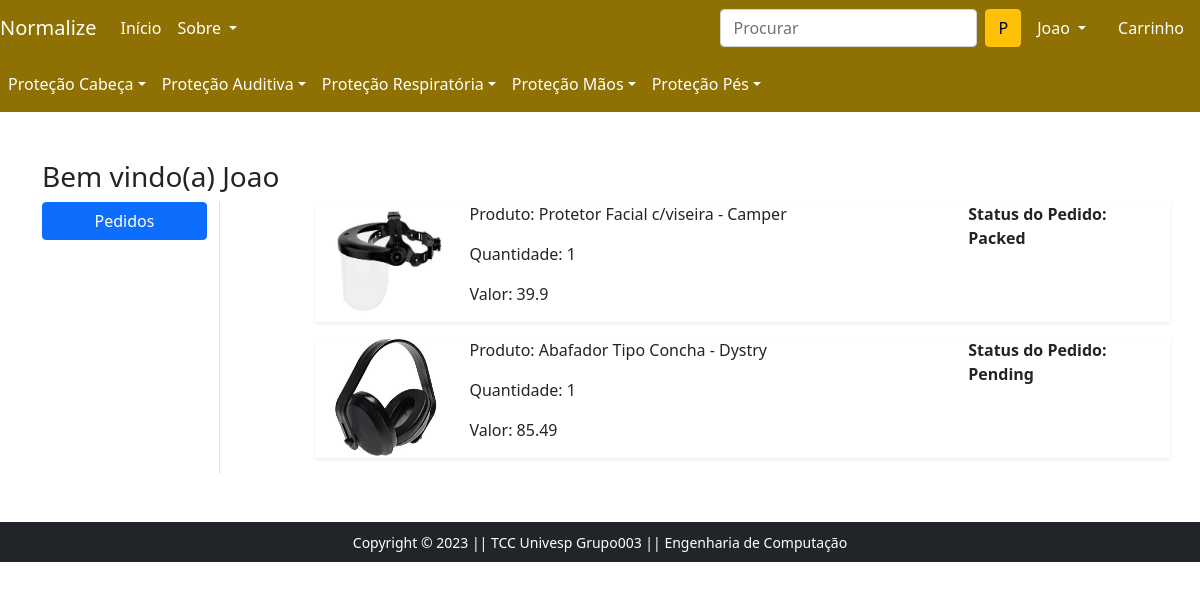
Before: /orders/ (signed in) with the older database file.
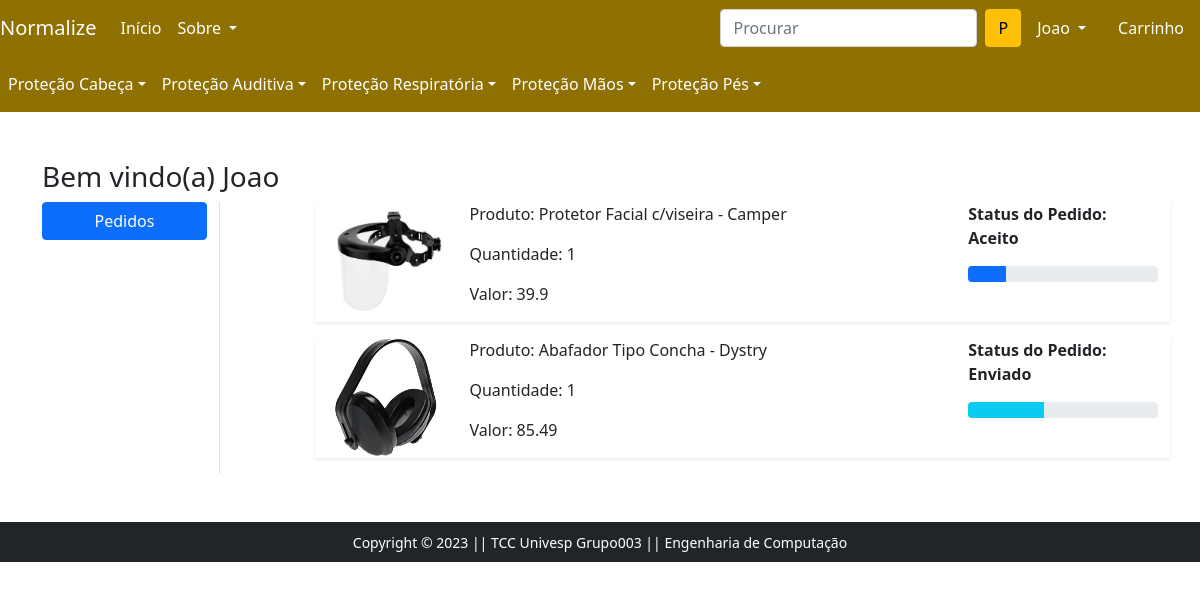
After: the same page with the newer database file.
### app/models.py (models this page shows, shortened)
class OrderPlaced(models.Model):
    user = models.ForeignKey(User, on_delete=models.CASCADE)
    customer = models.ForeignKey(Customer, on_delete=models.CASCADE)
    product = models.ForeignKey(Product, on_delete=models.CASCADE)
    quantity = models.PositiveIntegerField(default=1)
    ordered_date = models.DateTimeField(auto_now_add=True)
    status = models.CharField(max_length=50, choices=STATUS_CHOICES, default='Pendente')
    @property
    def total_cost(self):
      return self.quantity * self.product.discounted_price

class Product(models.Model):
    title = models.CharField(max_length=100)
    selling_price = models.FloatField()
    discounted_price = models.FloatField()
    description = models.TextField()
    brand = models.CharField(max_length=100)
    category = models.CharField(choices=CATEGORY_CHOICES,max_length=2)
    sub_category = models.TextField()
    product_image = models.ImageField(upload_to='productimg')

### app/views.py (the view)
# urls.py: path('orders/', views.orders, name='orders'),
@login_required
def orders(request):
 op = OrderPlaced.objects.filter(user=request.user)
 return render(request, 'app/orders.html', {'order_placed':op})

### app/templates/app/orders.html (shortened to what this page needs)
{% extends 'app/base.html' %}
{% load static %}
{% block main-content %}
<div class="container my-5">
 <div class="row">
 <h3>Bem vindo(a) <span class="text-capitalize">{{request.user}}</span></h3>
  <div class="col-sm-2 border-end">
   <ul class="list-unstyled">
    <li class="d-grid"><a href="{% url 'orders' %}" class="btn btn-primary">Pedidos</a></li>
   </ul>
  </div>
   <div class="col-sm-9 offset-sm-1">
    {% for op in order_placed %}
    <div class="row shadow-sm mb-3">
        <div class="col-sm-2">
            <img src="{{op.product.product_image.url}}" alt="" srcset="" class="img-fluid" height="150" width="150">
    </div>
    <div class="col-sm-7">
        <p>Produto: {{op.product.title}}</p>
        <p>Quantidade: {{op.quantity}}</p>
        <p>Valor: {{op.total_cost}}</p>
    </div>
    <div class="col-sm-3 fw-bold">
        <p>Status do Pedido: {{op.status}}</p>
        {% if op.status == 'Aceito' %}
        <div class="progress">
            <div class="progress-bar" role="progressbar" style="width: 20%" aria-valuenow="20" aria-valuemin="0" aria-valuemax="100"></div>
        </div>
        {% endif %}
        {% if op.status == 'Enviado' %}
        <div class="progress">
            <div class="progress-bar bg-info" role="progressbar" style="width: 40%" aria-valuenow="40" aria-valuemin="0" aria-valuemax="100"></div>
        </div>
        {% endif %}
    </div>
    </div>
    {% endfor %}
  </div>
 </div>
</div>
{% endblock main-content %}

Changed rows visible on the page:
changed OrderPlaced "Protetor Facial c/viseira - Camper": status "Packed" → "Aceito"
changed OrderPlaced "Abafador Tipo Concha - Dystry": status "Pending" → "Enviado"
